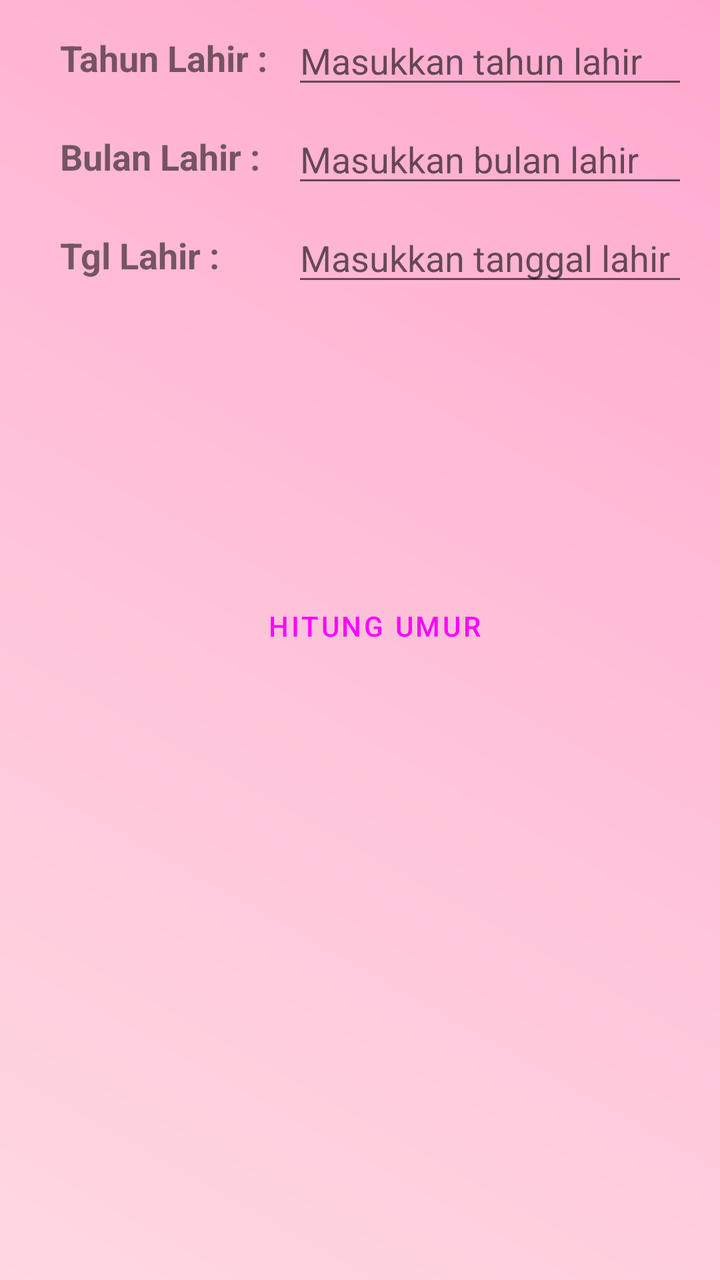
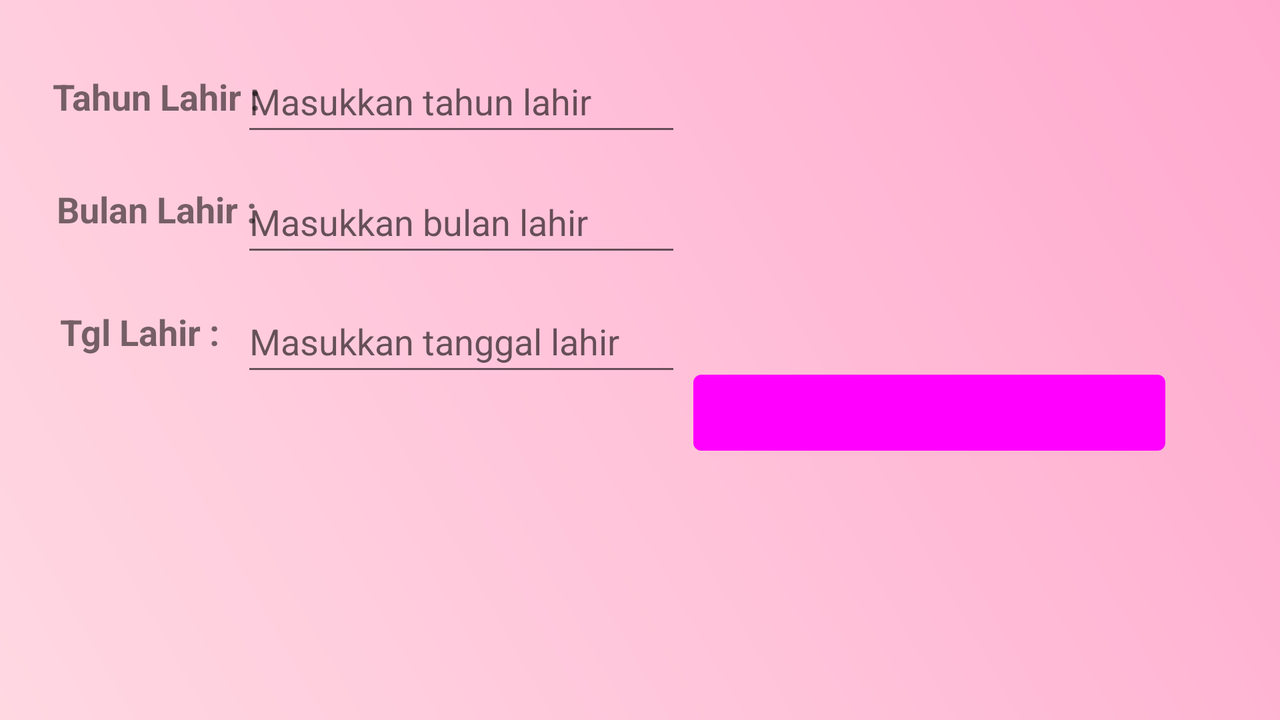

First picture: res/layout/ on a phone held upright. Second picture: the repository's own variant of that layout, on a device whose configuration matches the variant's folder. Source for both follows.
<!-- AndroidManifest.xml: application theme Theme.HitungUmur -->
<!-- res/layout/activity_main.xml -->
<?xml version="1.0" encoding="utf-8"?>
<ScrollView xmlns:android="http://schemas.android.com/apk/res/android"
    xmlns:app="http://schemas.android.com/apk/res-auto"
    xmlns:tools="http://schemas.android.com/tools"
    android:layout_width="match_parent"
    android:layout_height="match_parent"
    tools:context=".MainActivity">

    <androidx.constraintlayout.widget.ConstraintLayout
        android:layout_width="match_parent"
        android:layout_height="wrap_content">

        <TextView
            android:id="@+id/tvTahunLahir"
            android:layout_width="wrap_content"
            android:layout_height="wrap_content"
            android:layout_marginStart="30dp"
            android:text="Tahun Lahir :"
            android:textSize="18sp"
            android:textStyle="bold"
            app:layout_constraintBottom_toBottomOf="@+id/edtTahunLahir"
            app:layout_constraintStart_toStartOf="parent"
            app:layout_constraintTop_toTopOf="@+id/edtTahunLahir" />

        <EditText
            android:id="@+id/edtTahunLahir"
            android:layout_width="0dp"
            android:layout_height="wrap_content"
            android:layout_marginStart="16dp"
            android:layout_marginTop="8dp"
            android:layout_marginEnd="16dp"
            android:ems="10"
            android:hint="Masukkan tahun lahir"
            android:inputType="number"
            app:layout_constraintEnd_toEndOf="parent"
            app:layout_constraintStart_toEndOf="@+id/tvBulanLahir"
            app:layout_constraintTop_toTopOf="parent" />

        <TextView
            android:id="@+id/tvBulanLahir"
            android:layout_width="wrap_content"
            android:layout_height="wrap_content"
            android:layout_below="@id/edtTahunLahir"
            android:layout_marginStart="30dp"
            android:text="Bulan Lahir :"
            android:textSize="18sp"
            android:textStyle="bold"
            app:layout_constraintBottom_toBottomOf="@+id/edtBulanLahir"
            app:layout_constraintStart_toStartOf="parent"
            app:layout_constraintTop_toTopOf="@+id/edtBulanLahir" />

        <EditText
            android:id="@+id/edtBulanLahir"
            android:layout_width="0dp"
            android:layout_height="wrap_content"

            android:layout_marginTop="8dp"
            android:layout_marginEnd="16dp"
            android:ems="10"
            android:hint="Masukkan bulan lahir"
            android:inputType="number"
            app:layout_constraintEnd_toEndOf="parent"
            app:layout_constraintStart_toStartOf="@+id/edtTahunLahir"
            app:layout_constraintTop_toBottomOf="@+id/edtTahunLahir" />

        <TextView
            android:id="@+id/tvTanggalLahir"
            android:layout_width="wrap_content"
            android:layout_height="wrap_content"
            android:layout_below="@id/edtBulanLahir"
            android:layout_marginStart="30dp"
            android:text="Tgl Lahir :"
            android:textSize="18sp"
            android:textStyle="bold"
            app:layout_constraintBottom_toBottomOf="@+id/edtTanggalLahir"
            app:layout_constraintStart_toStartOf="parent"
            app:layout_constraintTop_toTopOf="@+id/edtTanggalLahir" />

        <EditText
            android:id="@+id/edtTanggalLahir"
            android:layout_width="0dp"
            android:layout_height="wrap_content"
            android:layout_marginTop="8dp"
            android:layout_marginEnd="16dp"
            android:ems="10"
            android:hint="Masukkan tanggal lahir"
            android:inputType="number"
            app:layout_constraintEnd_toEndOf="parent"
            app:layout_constraintStart_toStartOf="@+id/edtBulanLahir"
            app:layout_constraintTop_toBottomOf="@+id/edtBulanLahir" />

        <Button
            android:id="@+id/btnHitung"
            android:layout_width="187dp"
            android:layout_height="50dp"
            android:layout_below="@id/edtTanggalLahir"
            android:layout_marginTop="32dp"
            android:background="?attr/colorPrimary"
            android:text="Hitung Umur"
            app:layout_constraintEnd_toEndOf="@+id/tvHasil"
            app:layout_constraintStart_toStartOf="@+id/tvHasil"
            app:layout_constraintTop_toBottomOf="@+id/tvHasil" />

        <TextView
            android:id="@+id/tvHasil"
            android:layout_width="0dp"
            android:layout_height="76dp"
            android:layout_below="@id/btnHitung"
            android:layout_marginTop="32dp"
            android:textSize="24sp"
            android:textStyle="bold"
            app:layout_constraintEnd_toEndOf="@+id/edtTanggalLahir"
            app:layout_constraintStart_toStartOf="@+id/tvTanggalLahir"
            app:layout_constraintTop_toBottomOf="@+id/edtTanggalLahir" />

    </androidx.constraintlayout.widget.ConstraintLayout>
</ScrollView>
<!-- resources referenced by this layout -->
<resources>
  <style name="Theme.HitungUmur" parent="Theme.MaterialComponents.DayNight.DarkActionBar">
          
          <item name="colorPrimaryVariant">@color/purple_700</item>
          
          <item name="colorSecondary">@color/teal_200</item>
          <item name="colorSecondaryVariant">@color/teal_700</item>
          <item name="colorOnSecondary">@color/black</item>
          
          <item name="android:statusBarColor">?attr/colorPrimaryVariant</item>
  
  
          <item name="colorPrimary">@color/primaryColor</item>
          <item name="colorOnPrimary">@color/onPrimaryColor</item>
          <item name="android:windowBackground">@drawable/background_hitung_umur</item>
          
  
      </style>
  <color name="purple_700">#FF3700B3</color>
  <color name="teal_200">#FF03DAC5</color>
  <color name="teal_700">#FF018786</color>
  <color name="black">#FF000000</color>
  <!-- drawable background_hitung_umur (drawable) -->
  <shape xmlns:android="http://schemas.android.com/apk/res/android">
      <gradient
          android:startColor="#FFD8E2"
          android:centerColor="#FFC2D9"
          android:endColor="#FFA8CE"
          android:angle="45" />
  </shape>
</resources>
<!-- res/layout-land/activity_main.xml (the repository's variant of the layout above) -->
<!-- drawn on the phone turned sideways -->
<?xml version="1.0" encoding="utf-8"?>
<androidx.constraintlayout.widget.ConstraintLayout xmlns:android="http://schemas.android.com/apk/res/android"
    xmlns:tools="http://schemas.android.com/tools"
    android:layout_width="match_parent"
    android:layout_height="match_parent"
    xmlns:app="http://schemas.android.com/apk/res-auto">

    <TextView
        android:id="@+id/tvTahunLahir"
        android:layout_width="wrap_content"
        android:layout_height="wrap_content"
        android:layout_marginStart="30dp"
        android:layout_marginTop="36dp"
        android:layout_marginEnd="10dp"
        android:text="Tahun Lahir :"
        android:textSize="18sp"
        android:textStyle="bold"
        app:layout_constraintEnd_toStartOf="@+id/edtTahunLahir"
        app:layout_constraintHorizontal_bias="0.166"
        app:layout_constraintStart_toStartOf="parent"
        app:layout_constraintTop_toTopOf="parent" />

    <EditText
        android:id="@+id/edtTahunLahir"
        android:layout_width="220dp"
        android:layout_height="48dp"
        android:layout_below="@id/tvTahunLahir"
        android:layout_marginTop="10dp"
        android:layout_marginEnd="35dp"
        android:hint="Masukkan tahun lahir"
        android:inputType="number"
        app:layout_constraintBottom_toBottomOf="parent"
        app:layout_constraintEnd_toEndOf="parent"
        app:layout_constraintHorizontal_bias="0.313"
        app:layout_constraintStart_toStartOf="parent"
        app:layout_constraintTop_toTopOf="parent"
        app:layout_constraintVertical_bias="0.05" />

    <TextView
        android:id="@+id/tvBulanLahir"
        android:layout_width="wrap_content"
        android:layout_height="wrap_content"
        android:layout_below="@id/edtTahunLahir"
        android:layout_marginStart="30dp"
        android:layout_marginTop="32dp"
        android:layout_marginEnd="10dp"
        android:text="Bulan Lahir :"
        android:textSize="18sp"
        android:textStyle="bold"
        app:layout_constraintEnd_toStartOf="@+id/edtBulanLahir"
        app:layout_constraintHorizontal_bias="0.1"
        app:layout_constraintStart_toStartOf="parent"
        app:layout_constraintTop_toBottomOf="@+id/tvTahunLahir" />

    <EditText
        android:id="@+id/edtBulanLahir"
        android:layout_width="220dp"
        android:layout_height="48dp"
        android:layout_below="@id/tvBulanLahir"
        android:layout_marginTop="10dp"
        android:layout_marginEnd="35dp"
        android:hint="Masukkan bulan lahir"
        android:inputType="number"
        app:layout_constraintBottom_toBottomOf="parent"
        app:layout_constraintEnd_toEndOf="parent"
        app:layout_constraintHorizontal_bias="0.313"
        app:layout_constraintStart_toStartOf="parent"
        app:layout_constraintTop_toBottomOf="@+id/edtTahunLahir"
        app:layout_constraintVertical_bias="0.01" />

    <TextView
        android:id="@+id/tvTanggalLahir"
        android:layout_width="wrap_content"
        android:layout_height="wrap_content"
        android:layout_below="@id/edtBulanLahir"
        android:layout_marginStart="30dp"
        android:layout_marginTop="18dp"
        android:layout_marginEnd="10dp"
        android:layout_marginBottom="100dp"
        android:text="Tgl Lahir :"
        android:textSize="18sp"
        android:textStyle="bold"
        app:layout_constraintBottom_toBottomOf="parent"
        app:layout_constraintEnd_toStartOf="@+id/edtTanggalLahir"
        app:layout_constraintHorizontal_bias="0.033"
        app:layout_constraintStart_toStartOf="parent"
        app:layout_constraintTop_toBottomOf="@+id/tvBulanLahir"
        app:layout_constraintVertical_bias="0.189" />

    <EditText
        android:id="@+id/edtTanggalLahir"
        android:layout_width="220dp"
        android:layout_height="48dp"
        android:layout_below="@id/tvTanggalLahir"
        android:layout_marginTop="10dp"
        android:layout_marginEnd="35dp"
        android:hint="Masukkan tanggal lahir"
        android:inputType="number"
        app:layout_constraintBottom_toBottomOf="parent"
        app:layout_constraintEnd_toEndOf="parent"
        app:layout_constraintHorizontal_bias="0.313"
        app:layout_constraintStart_toStartOf="parent"
        app:layout_constraintTop_toBottomOf="@+id/edtBulanLahir"
        app:layout_constraintVertical_bias="0.009" />

    <Button
        android:id="@+id/btnHitung"
        android:layout_width="236dp"
        android:layout_height="50dp"
        android:layout_below="@id/edtTanggalLahir"
        android:text="Hitung Umur"
        app:layout_constraintBottom_toBottomOf="parent"
        app:layout_constraintEnd_toEndOf="parent"
        app:layout_constraintHorizontal_bias="0.858"
        app:layout_constraintStart_toStartOf="parent"
        app:layout_constraintTop_toBottomOf="@+id/tvHasil"
        app:layout_constraintVertical_bias="0.107" />

    <TextView
        android:id="@+id/tvHasil"
        android:layout_width="307dp"
        android:layout_height="122dp"
        android:layout_below="@id/btnHitung"
        android:layout_marginTop="44dp"
        android:textSize="24sp"
        android:textStyle="bold"
        app:layout_constraintEnd_toEndOf="parent"
        app:layout_constraintHorizontal_bias="0.962"
        app:layout_constraintStart_toStartOf="parent"
        app:layout_constraintTop_toTopOf="parent" />

</androidx.constraintlayout.widget.ConstraintLayout>
